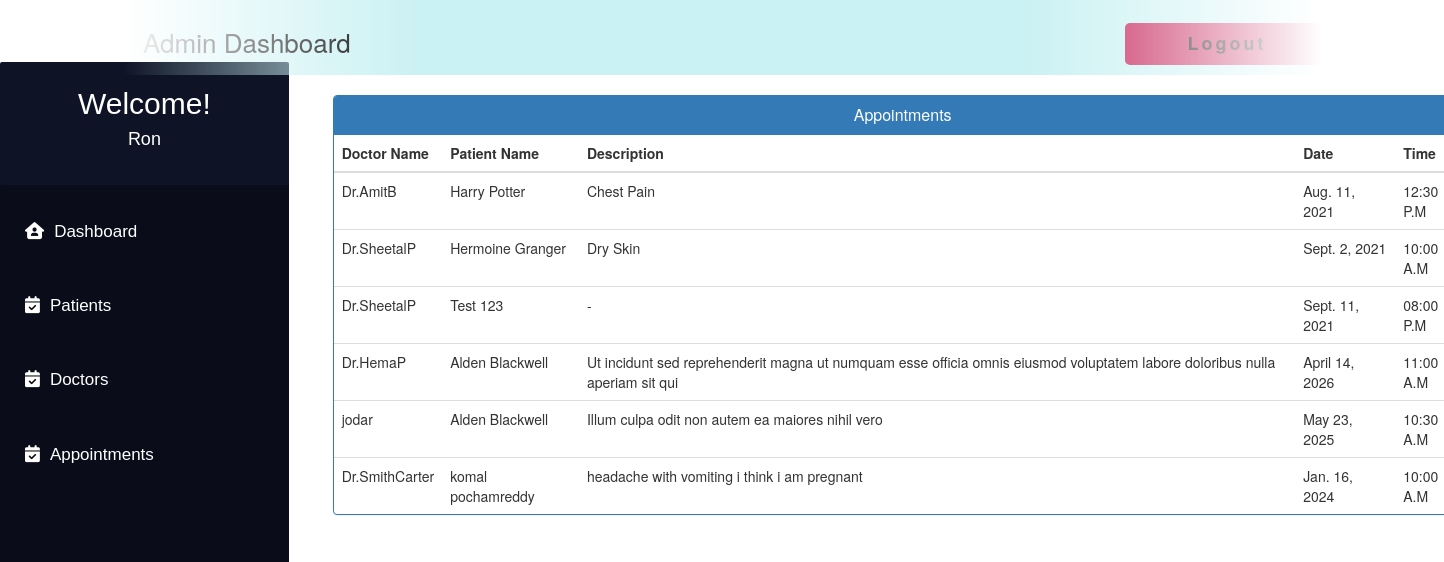
/admin_view_appointment/ (signed in), run on the app's committed database.
### MyApp/models.py (models this page shows, shortened)
class Appointment(models.Model):
    patientId = models.PositiveIntegerField(null=True)
    doctorId = models.PositiveIntegerField(null=True)
    patientName = models.CharField(max_length=40, null=True)
    doctorName = models.CharField(max_length=40, null=True)
    appointmentDate = models.DateField(null=False)
    description = models.TextField(max_length=500)
    status = models.BooleanField(default=False)
    time = models.CharField(max_length=10, choices=Time, default="")

### MyApp/views.py (the view)
# urls.py: path('admin_view_appointment/', views.admin_view_appointment,
@login_required(login_url='adminlogin')
def admin_view_appointment(request):
    appointments = Appointment.objects.all().filter(status=True)
    return render(request, 'MyApp/admin_view_appointment.html', {'appointments': appointments})

### templates/MyApp/admin_view_appointment.html (shortened to what this page needs)
{% extends 'MyApp/admin_base.html' %}
{% block content_dashboard %}
<head>
  <link href="//netdna.bootstrapcdn.com/bootstrap/3.0.0/css/bootstrap.min.css" rel="stylesheet" id="bootstrap-css">
</head>
<div class="container" style="margin-left:22%; margin-right:5%;">
  <div class="panel panel-primary">
    <div class="panel-heading">
      <h6 class="panel-title">Appointments</h6>
    </div>
    <table class="table table-hover" id="dev-table">
      <thead>
        <tr>
          <th>Doctor Name</th>
          <th>Patient Name</th>
          <th>Description</th>
          <th>Date</th>
          <th>Time</th>
        </tr>
      </thead>
      {% for a in appointments %}
      <tr>
        <td> {{a.doctorName}}</td>
        <td>{{a.patientName}}</td>
        <td>{{a.description}}</td>
        <td>{{a.appointmentDate}}</td>
        <td>{{a.time}}</td>
      </tr>
      {% endfor %}
    </table>
  </div>
</div>
{% endblock content_dashboard %}

### templates/MyApp/admin_base.html (shortened to what this page needs)
<!DOCTYPE html>
<html lang="en">
<head>
</head>
<body>
    <div class="navbar">
        <a>Admin Dashboard</a>
        <button>
            <span class="label"><a href="{% url 'MyApp:logout' %}" class="logoutbtn"
                    style="font-size:18px; text-align: center;">Logout</a></span>
        </button>
    </div>
    <div class="sidebar">
        <div class="userprofile">
            <h2 style="color:white; font-family:sans-serif; padding-top:25px; text-align:center; margin:0px;">Welcome!
            </h2>
            <h4 style="color:white; font-family:sans-serif; text-align:center; padding-bottom:35px;">
                {{request.user.username}}</h4>
        </div>
        <a href="{% url 'MyApp:admin_dashboard' %}"><i class="fa-solid fa-house-user"></i>Dashboard</a>
        <a href="{% url 'MyApp:admin_patient' %}"><i class="fa-solid fa-calendar-check"></i>Patients</a>
        <a href="{% url 'MyApp:admin_doctor' %}"><i class="fa-solid fa-calendar-check"></i>Doctors</a>
        <a href="{% url 'MyApp:admin_appointment' %}"><i class="fa-solid fa-calendar-check"></i>Appointments</a>
    </div>
    {% block content_dashboard %}
    {% endblock content_dashboard %}
</body>
</html>

### templates/MyApp/admin_base.html (style rules this page uses)
body { background-color: rgb(255, 255, 255); padding: 0px; margin-top: 0px; margin-left: 0px; margin-right: 0px; margin-bottom: 0px; }
.navbar { overflow: hidden; height: 75px; width: 100%; padding-top: 22px; z-index: 1; top: 0; position: fixed; display: block; max-width: 1200px; mask-image: linear-gradient(90deg, rgba(255, 255, 255, 0) 0%, #ffffff 25%, #ffffff 75%, rgba(255, 255, 255, 0) 100%); margin: 0 auto; background-color: #caf1f3; }
.navbar a { float: left; display: block; font-size: 26px; color: black; text-align: center; padding-left: 20px; text-decoration: none; }
.sidebar .userprofile { background-color: #0e1326; border-radius: 2px !important; margin-top: -5px; }
.sidebar { padding-top: 0px; border-radius: 15px !important; width: 20%; align-items: center; height: 100%; background-color: #0a0d19; font-family: sans-serif; font-size: 17px; font-weight: normal; position: fixed; top: 67px; left: 0; bottom: 0; }
.sidebar i { padding-right: 10px; }
.sidebar a { display: block; color: white; padding: 25px; text-decoration: none; }
button { float: right; position: relative; font-size: 14px; letter-spacing: 3px; height: 3em; padding: 0 3em; border: none; background-color: #c41b54; color: #fff; text-transform: uppercase; overflow: hidden; border-radius: 5px; margin-right: 20px; }
button::before { content: ''; display: block; position: absolute; z-index: 0; bottom: 0; left: 0; height: 0px; width: 100%; background: rgb(196, 27, 84); background: linear-gradient(90deg, rgba(196, 27, 84, 1) 20%, rgba(124, 7, 46, 1) 100%); transition: 0.2s; }
button .label { position: relative; }

### templates/MyApp/admin_view_appointment.html (style rules this page uses)
a:link { text-decoration: none; }
h6 { text-align: center; }

### data on the page
Appointment: doctorName "Dr.AmitB", patientName "Harry Potter", description "Chest Pain", appointmentDate "Aug. 11, 2021", time "12:30 P.M"
Appointment: doctorName "Dr.SheetalP", patientName "Hermoine Granger", description "Dry Skin", appointmentDate "Sept. 2, 2021", time "10:00 A.M"
Appointment: doctorName "Dr.SheetalP", patientName "Test 123", description "-", appointmentDate "Sept. 11, 2021", time "08:00 P.M"
Appointment: doctorName "Dr.HemaP", patientName "Alden Blackwell", description "Ut incidunt sed reprehenderit magna ut numquam esse officia omnis eiusmod voluptatem labore doloribus nulla aperiam sit qui", appointmentDate "April 14, 2026", time "11:00 A.M"
Appointment: doctorName "jodar", patientName "Alden Blackwell", description "Illum culpa odit non autem ea maiores nihil vero", appointmentDate "May 23, 2025", time "10:30 A.M"
Appointment: doctorName "Dr.SmithCarter", patientName "komal pochamreddy", description "headache with vomiting i think i am pregnant", appointmentDate "Jan. 16, 2024", time "10:00 A.M"

### other printed values
{{ request.user.username }} "Ron"
